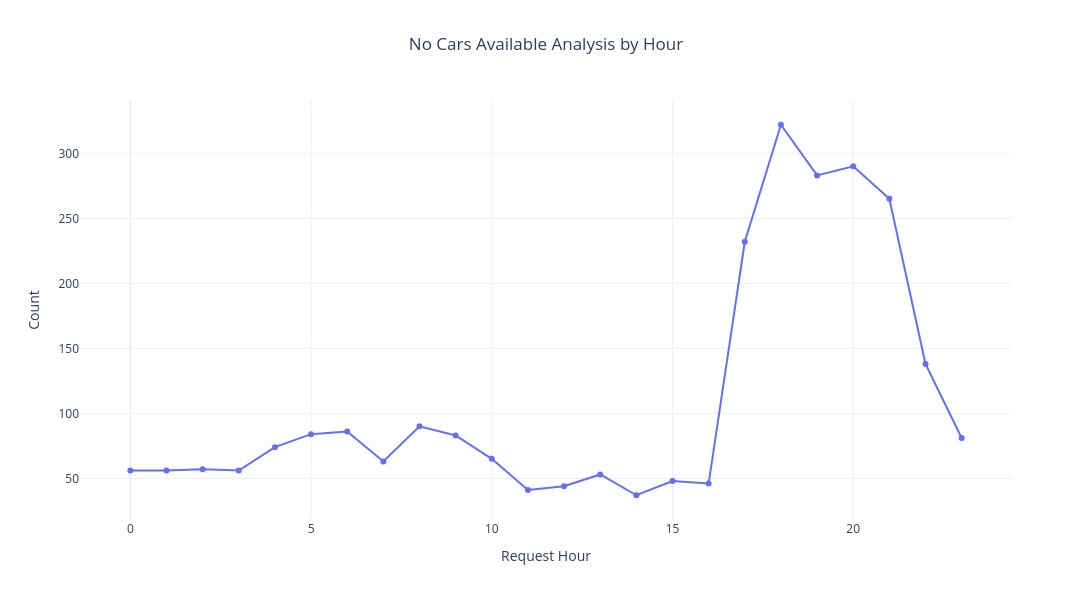

Notebook cell for this chart:
### Code cell
no_car = df[df['Status'] == 'No Cars Available']

hourly_no_car = no_car.groupby('Request Hour').size().reset_index(name='Count')

fig = px.line(
    hourly_no_car,
    x='Request Hour',
    y='Count',
    markers=True,
    title='No Cars Available Analysis by Hour'
)

fig.update_layout(
    title_x=0.5,
    width=1100,
    height=600
)

fig.show()

### Figure 1 — Plotly figure (JSON) as saved in the notebook; plotly's stock layout.template omitted (floating-point values rounded to 4 significant figures)
{"data": [{"hovertemplate": "Request Hour=%{x}<br>Count=%{y}<extra></extra>", "legendgroup": "", "line": {"color": "#636efa", "dash": "solid"}, "marker": {"symbol": "circle"}, "mode": "lines+markers", "name": "", "orientation": "v", "showlegend": false, "type": "scatter", "x": [0, 1, 2, 3, 4, 5, 6, 7, 8, 9, 10, 11, 12, 13, 14, 15, 16, 17, 18, 19, 20, 21, 22, 23], "xaxis": "x", "y": [56, 56, 57, 56, 74, 84, 86, 63, 90, 83, 65, 41, 44, 53, 37, 48, 46, 232, 322, 283, 290, 265, 138, 81], "yaxis": "y"}], "layout": {"height": 600, "legend": {"tracegroupgap": 0}, "title": {"text": "No Cars Available Analysis by Hour", "x": 0.5}, "width": 1100, "xaxis": {"anchor": "y", "domain": [0, 1], "title": {"text": "Request Hour"}}, "yaxis": {"anchor": "x", "domain": [0, 1], "title": {"text": "Count"}}}}
